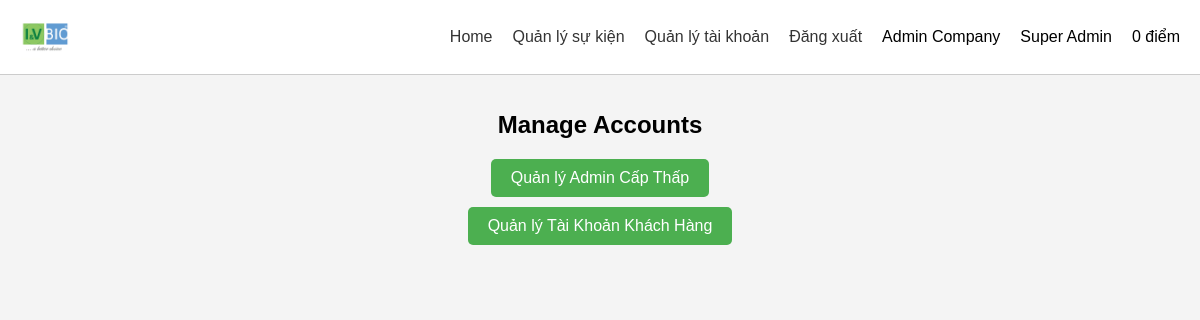
Screenshot of /admin/manage_accounts (signed in) with the database file from the repository.
### app/models/user.py (models this page shows)
class User(db.Model, UserMixin):
    id = db.Column(db.Integer, primary_key=True)
    company_name = db.Column(db.String(100), nullable=False)
    buyer_name = db.Column(db.String(100), nullable=False)
    phone_number = db.Column(db.String(20), unique=True, nullable=False)
    password_hash = db.Column(db.String(128))
    points = db.Column(db.Integer, default=0)
    orders = db.relationship('Order', backref='user', lazy=True)
    promotion_codes = db.relationship('PromotionCode', backref='user', lazy=True)
    role = db.Column(db.String(20), default='user')  # role: user, hr_admin, customer_admin

### app/routes/admin.py (the view)
@admin_bp.route('/admin/manage_accounts')
@login_required
def manage_accounts():
    if current_user.role != 'superadmin':
        flash('You do not have permission to access this page.', 'danger')
        return redirect(url_for('home.home'))
    return render_template('manage_accounts.html')

### templates/manage_accounts.html (shortened to what this page needs)
<!DOCTYPE html>
<html lang="en">
<head>
    <link rel="stylesheet" href="{{ url_for('static', filename='Style/manage_accounts.css') }}">
</head>
<body>
    <header>
        <div class="logo">
            <img src="{{ url_for('static', filename='images/logocompany.png') }}" alt="Company Logo">
        </div>
        <nav>
            <ul>
                <li><a href="{{ url_for('home.home') }}">Home</a></li>
                <li><a href="{{ url_for('admin.manage_events') }}">Quản lý sự kiện</a></li>
                <li><a href="{{ url_for('admin.manage_accounts') }}">Quản lý tài khoản</a></li>
                <li><a href="{{ url_for('auth.logout') }}">Đăng xuất</a></li>
                <li>{{ current_user.company_name }}</li>
                <li>{{ current_user.buyer_name }}</li>
                <li>{{ current_user.points }} điểm</li>
            </ul>
        </nav>
    </header>
    <div class="admin-container">
        <h1>Manage Accounts</h1>
        <ul>
            <li><a href="{{ url_for('admin.manage_customer_admins') }}" class="manage-button">Quản lý Admin Cấp Thấp</a></li>
            <li><a href="{{ url_for('admin.manage_customers') }}" class="manage-button">Quản lý Tài Khoản Khách Hàng</a></li>
        </ul>
    </div>
</body>
</html>

### static/Style/manage_accounts.css (style rules this page uses)
body { font-family: Arial, sans-serif; margin: 0; padding: 0; background-color: #f4f4f4; }
header { display: flex; justify-content: space-between; align-items: center; padding: 10px 20px; background-color: #fff; border-bottom: 1px solid #ccc; }
.logo img { height: 50px; }
nav ul { list-style: none; margin: 0; padding: 0; display: flex; gap: 20px; }
nav a { text-decoration: none; color: #333; }
.admin-container { padding: 20px; text-align: center; }
.admin-container h1 { font-size: 24px; margin-bottom: 20px; }
.admin-container ul { list-style: none; padding: 0; }
.admin-container li { margin-bottom: 10px; }
.manage-button { display: inline-block; padding: 10px 20px; background-color: #4CAF50; color: white; text-decoration: none; border-radius: 5px; transition: background-color 0.3s; }

### rows the page displays
User: company_name "Admin Company", buyer_name "Super Admin", points "0"
